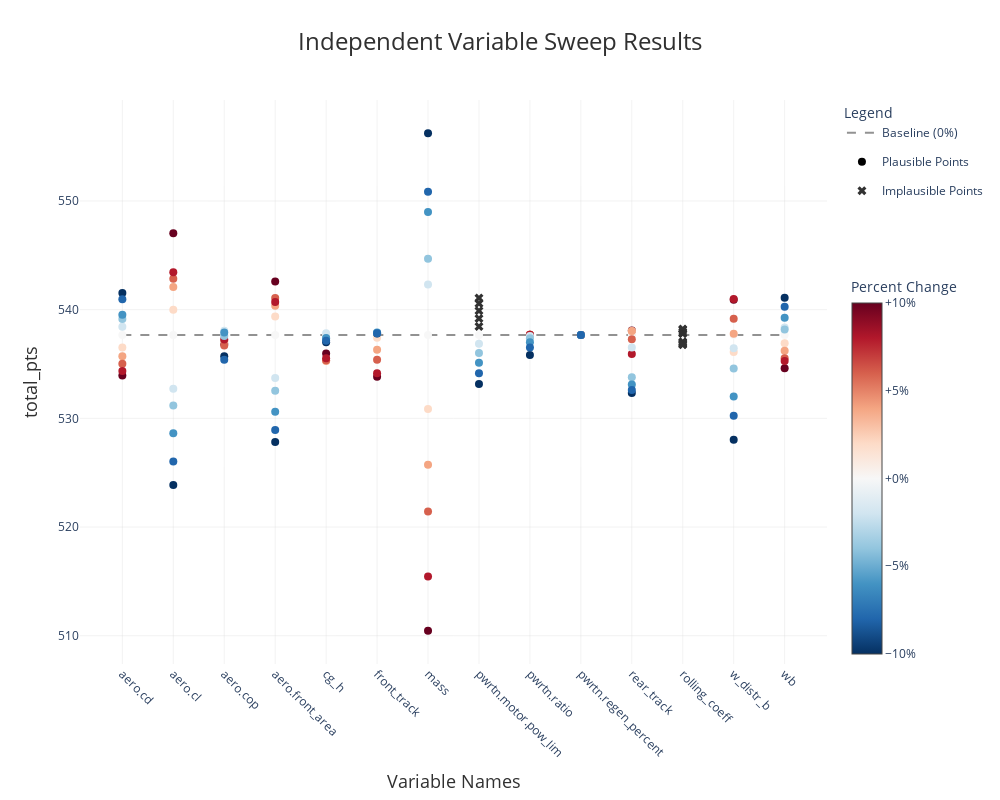

Notebook cell for this chart:
### Code cell
arr_sweep_results.plot()

### Figure 1 — Plotly figure (JSON) as saved in the notebook; plotly's stock layout.template omitted (floating-point values rounded to 4 significant figures; data arrays with more than 128 entries replaced by an {"elided": "..."} marker saying what was removed)
{"data": [{"line": {"color": "rgba(100, 100, 100, 0.7)", "dash": "dash", "width": 2}, "mode": "lines", "name": "Baseline (0%)", "type": "scatter", "x": ["aero.cd", "aero.cl", "aero.cop", "aero.front_area", "cg_h", "front_track", "mass", "pwrtn.motor.pow_lim", "pwrtn.ratio", "pwrtn.regen_percent", "rear_track", "rolling_coeff", "w_distr_b", "wb"], "y": [537.7, 537.7, 537.7, 537.7, 537.7, 537.7, 537.7, 537.7, 537.7, 537.7, 537.7, 537.7, 537.7, 537.7]}, {"hovertemplate": "%{x}<br>Points: %{y:.1f}<br>%{text}<extra></extra>", "marker": {"color": {"elided": "139 float values"}, "colorbar": {"len": 0.7, "tickformat": "+.0%", "title": {"text": "Percent Change"}, "y": 0, "yanchor": "bottom"}, "colorscale": [[0, "rgb(5,48,97)"], [0.1, "rgb(33,102,172)"], [0.2, "rgb(67,147,195)"], [0.3, "rgb(146,197,222)"], [0.4, "rgb(209,229,240)"], [0.5, "rgb(247,247,247)"], [0.6, "rgb(253,219,199)"], [0.7, "rgb(244,165,130)"], [0.8, "rgb(214,96,77)"], [0.9, "rgb(178,24,43)"], [1, "rgb(103,0,31)"]], "size": 8}, "mode": "markers", "name": "Plausible Points", "showlegend": false, "text": {"elided": "139 str values"}, "type": "scatter", "x": {"elided": "139 str values"}, "y": {"elided": "139 float values"}}, {"legendgroup": "plausible", "marker": {"color": "black", "size": 8}, "mode": "markers", "name": "Plausible Points", "showlegend": true, "type": "scatter", "x": [null], "y": [null]}, {"hovertemplate": "%{x}<br>Points: %{y:.1f}<br>%{text} (Implausible)<extra></extra>", "marker": {"color": "rgba(50, 50, 50, 1.0)", "size": 8, "symbol": "x"}, "mode": "markers", "name": "Implausible Points", "text": ["Step: +10%", "Step: +10%", "Step: +2%", "Step: +2%", "Step: +4%", "Step: +4%", "Step: +6%", "Step: +6%", "Step: +8%", "Step: +8%", "Step: -10%", "Step: -2%", "Step: -4%", "Step: -6%", "Step: -8%"], "type": "scatter", "x": ["pwrtn.motor.pow_lim", "rolling_coeff", "pwrtn.motor.pow_lim", "rolling_coeff", "pwrtn.motor.pow_lim", "rolling_coeff", "pwrtn.motor.pow_lim", "rolling_coeff", "pwrtn.motor.pow_lim", "rolling_coeff", "rolling_coeff", "rolling_coeff", "rolling_coeff", "rolling_coeff", "rolling_coeff"], "y": [541.1, 536.9, 538.4, 537.0, 539.2, 537.0, 539.9, 536.8, 540.6, 536.8, 537.8, 538.2, 538.1, 538.0, 537.8]}], "layout": {"height": 800, "hovermode": "closest", "legend": {"title": {"text": "Legend"}}, "margin": {"b": 80, "l": 80, "r": 120, "t": 100}, "plot_bgcolor": "white", "title": {"font": {"color": "#303030", "size": 24}, "text": "Independent Variable Sweep Results", "x": 0.5, "xanchor": "center"}, "width": 1000, "xaxis": {"gridcolor": "rgba(211, 211, 211, 0.3)", "gridwidth": 1, "showgrid": true, "tickangle": 45, "title": {"font": {"color": "#303030", "size": 18}, "text": "Variable Names"}}, "yaxis": {"gridcolor": "rgba(211, 211, 211, 0.3)", "gridwidth": 1, "showgrid": true, "title": {"font": {"color": "#303030", "size": 18}, "text": "total_pts"}, "zeroline": true, "zerolinecolor": "rgba(211, 211, 211, 0.8)", "zerolinewidth": 2}}}
